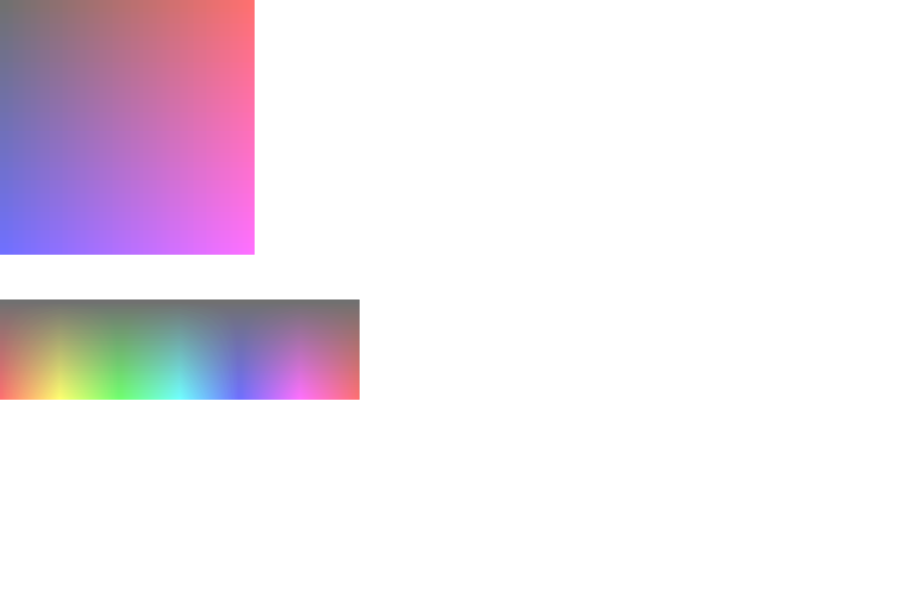
Frame 1 (no input)
Frame 2 (the mouse pressed at the canvas centre, redrawn once): identical to frame 1, image omitted

The p5.js sketch that drew this single still picture (run headless with seeded random() and noise() and a simulated clock; the mouse was pressed at the canvas centre and the sketch redrawn once):

// p5.js sketch
// ── sketch.js
function setup() {
    createCanvas(900, 600);
    noLoop();

    // RGB
    colorMode(RGB);
    for(var i=0; i<255;i++){
        for(var j=0;j<255;j++){
            stroke(i,0,j);
            point(i,j,)
        }
    }

    // HSB
    translate(0,300)
    colorMode(HSB);
    for(var i=0; i<360;i++){
        for(var j=0;j<100;j++){
            stroke(i,100,j);
            point(i,j,)
        }
    }
}

function draw() {

}
